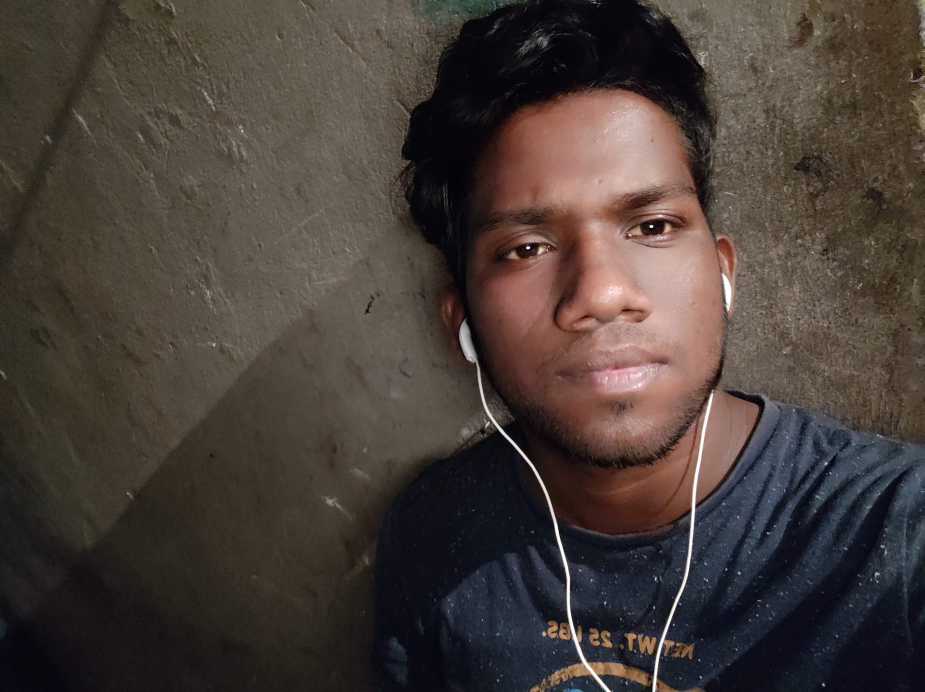
#> input picture CSE_438_dataset/2018-2-60-045/10.jpg, 4623 x 3460 px (shown at 1/5 size); its folder holds only this picture in this run
$ python video_project.py
#> lines starting #> are read from the running program, lines starting #| are printed output that depends on the picture
import numpy as np
import cv2 as cv
import os
import matplotlib.pyplot as plt

train_path = 'CSE_438_dataset'


def detect_face(input_img):
    image = cv.cvtColor(input_img,
                        cv.COLOR_BGR2GRAY)  # cv2.cvtColor() method is used to convert an image from one color space to another.
    face_cascade = cv.CascadeClassifier(
        "haarcascade_frontalface_default.xml")  # Object Detection using Haar feature-based cascade classifiers is an effective object detection method
    faces = face_cascade.detectMultiScale(image, scaleFactor=1.2, minNeighbors=5);
    # print(faces)                       #[[ 46  53 114 114]] = 2D
    if (len(faces) == 0):
        return 0, 0
    (x, y, w, h) = faces[0]
    # print(faces[0])                        #[ 46  53 114 114] = 1D
    return image[y:y + w, x:x + h], faces[0]


def prepare_training_data(train_path):
#> called with train_path = 'CSE_438_dataset'
    detected_faces = []
    face_labels = []
    traning_image_dirs = os.listdir(
        train_path)  # listdir() returns a list containing the names of the entries in the directory given by path
    for dir_name in traning_image_dirs:
        label = str(dir_name)
        training_image_path = train_path + "/" + dir_name
        training_images_names = os.listdir(training_image_path)

        for image_name in training_images_names:
            image_path = training_image_path + "/" + image_name
            image = cv.imread(image_path)
#> image is the input picture: shape (3460, 4623, 3); mean B, G, R 56.4, 61.8, 71.8
            face, rect = detect_face(image)
#> in detect_face, `image = cv.cvtColor(input_img, cv.COLOR_BGR2GRAY)`:
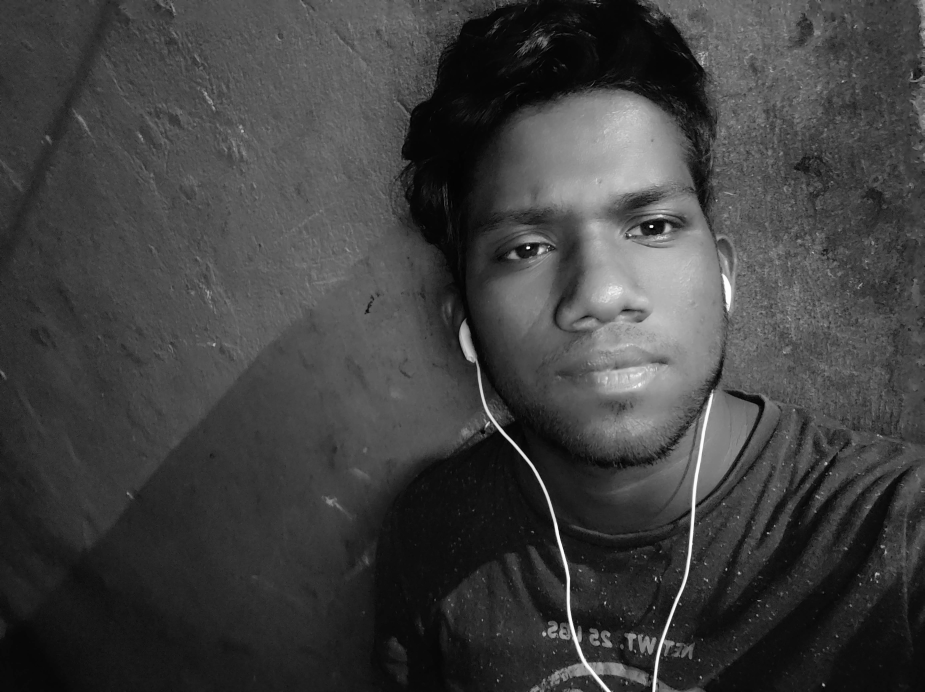
#> image: shape (3460, 4623) (shown at 1/5 size); min 0, max 255, mean 64.2
#> in detect_face, `faces = face_cascade.detectMultiScale(image, scaleFactor=1.2, minNeigh..`: faces = [[4016, 2179, 53, 53], [3985, 2224, 117, 117], [2217, 574, 1508, 1508]]
#> in detect_face, `(x, y, w, h) = faces[0]`: x = 4016; y = 2179; w = 53
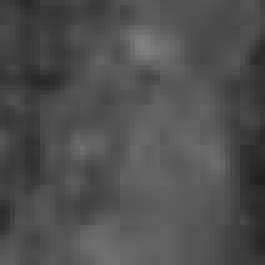
#> face: shape (53, 53) (shown 5 times larger); min 30, max 129, mean 79
#> rect = [4016, 2179, 53, 53]

            if face is not 0:
                resized_face = cv.resize(face, (121, 121),
                                         interpolation=cv.INTER_AREA)  # Different interpolation methods are used for different resizing purposes.
                # INTER_AREA uses pixel area relation for resampling. This is best suited for reducing the size of an image (shrinking).
                detected_faces.append(face)
                face_labels.append(label)
#> pass 2 of the loop in prepare_training_data, `for dir_name in traning_image_dirs:`:
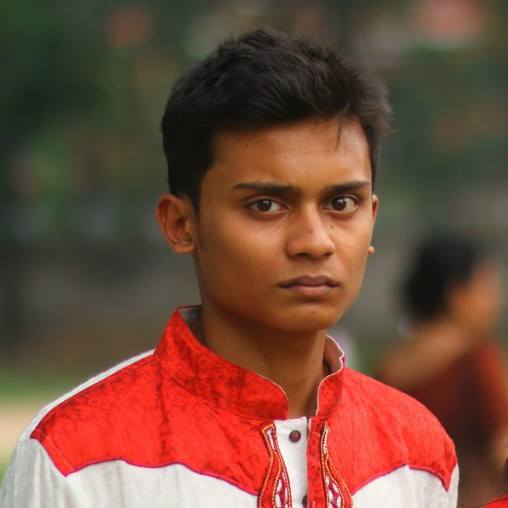
#> input picture CSE_438_dataset/2018-2-60-046/11.jpg, 508 x 508 px
#> in prepare_training_data, image is the input picture: shape (508, 508, 3); mean B, G, R 59.7, 75.8, 116.5
#> in detect_face (call 2), `image = cv.cvtColor(input_img, cv.COLOR_BGR2GRAY)`:
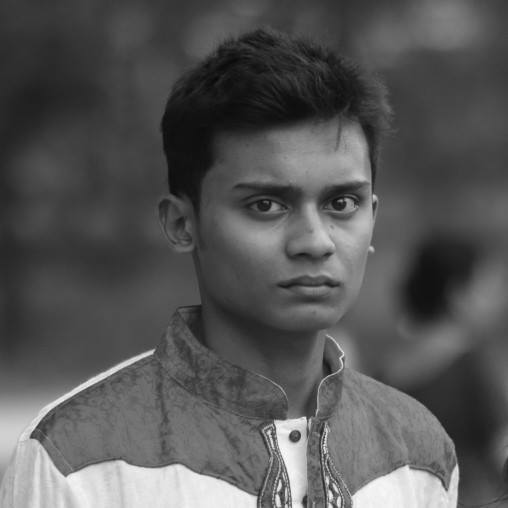
#> image: shape (508, 508); min 6, max 254, mean 86.1
#> faces = [[198, 118, 215, 215]]
#> x = 198; y = 118; w = 215
#> in prepare_training_data, `face, rect = detect_face(image)`:
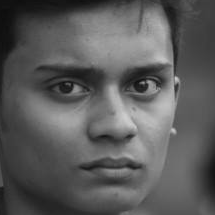
#> face: shape (215, 215); min 13, max 206, mean 91
#> rect = [198, 118, 215, 215]

    return detected_faces, face_labels


detected_faces, face_labels = prepare_training_data(train_path)
#> detected_faces = 2 items; face_labels = ['2018-2-60-045', '2018-2-60-046']


#print("Total faces: ", len(detected_faces))
#print("Total labels: ", len(face_labels))
#cv.imshow('h',detected_faces[10])

from sklearn import preprocessing
lebel = preprocessing.LabelEncoder()
int_lebel = lebel.fit_transform(face_labels)
#> int_lebel = [0, 1]
int_lebel

#initialize a face recognizer
lbphfaces_recognizer = cv.face.LBPHFaceRecognizer_create()

#train the face recognizer model
lbphfaces_recognizer.train(detected_faces, np.array(int_lebel))

def draw_rectangle(test_image, rect):
    (x, y, w, h) = rect
    cv.rectangle(test_image, (x, y), (x+w, y+h), (0, 255, 0), 2)#x1y1 ; x2y2; color; thickness

def draw_text(test_image, label_text, x, y):
    cv.putText(test_image, label_text, (x, y), cv.FONT_HERSHEY_PLAIN, 1.5, (0, 255, 0), 2)# 1.5=thickness
